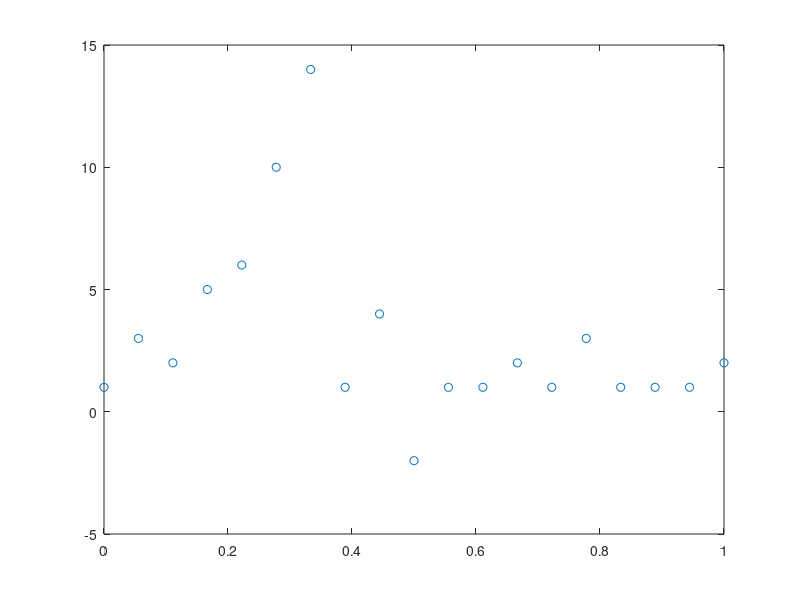

MATLAB code for this plot: (Note: this script raises an error after producing the figure.)
clear all
close all

xn = [1 3 2 5 6 10 14 1 4 -2 1 1 2 1 3 1 1 1 2];
N = length(xn) - 1;
t = 0:0.01:1;
tnodes = linspace(0,1,N+1)
plot(tnodes,xn,'o'); hold on
plot(t,BernsteinPoly(xn,t)); 

% xnplus = xn*DegElevMatrix(N,N+1);
% tnodes = linspace(0,1,N+2)
% plot(tnodes,xnplus,'o'); hold on
% plot(t,BernsteinPoly(xnplus,t)); 
% 
% xnplusminus = DegReduction(xnplus,N);
% tnodes = linspace(0,1,N+1)
% plot(tnodes,xnplusminus,'o'); hold on
% plot(t,BernsteinPoly(xnplusminus,t)); 

xnminus = DegReduction(xn,N-1);
tnodes = linspace(0,1,N)
plot(tnodes,xnminus,'o'); hold on
plot(t,BernsteinPoly(xnminus,t)); 

legend('1','2','3','4','5','6','7','8')